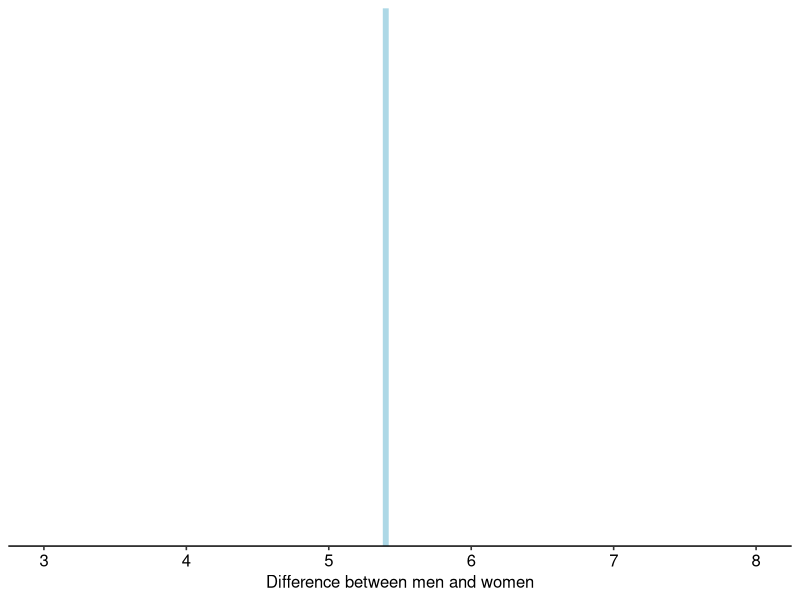
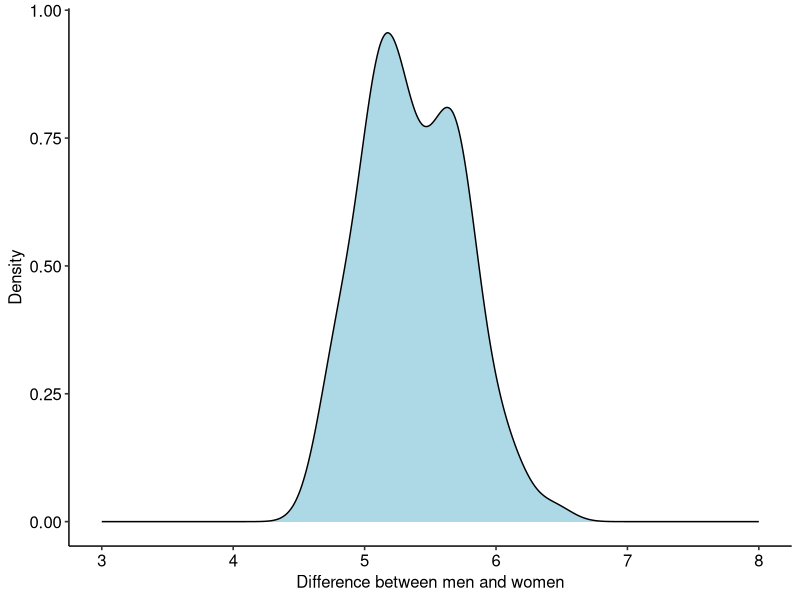
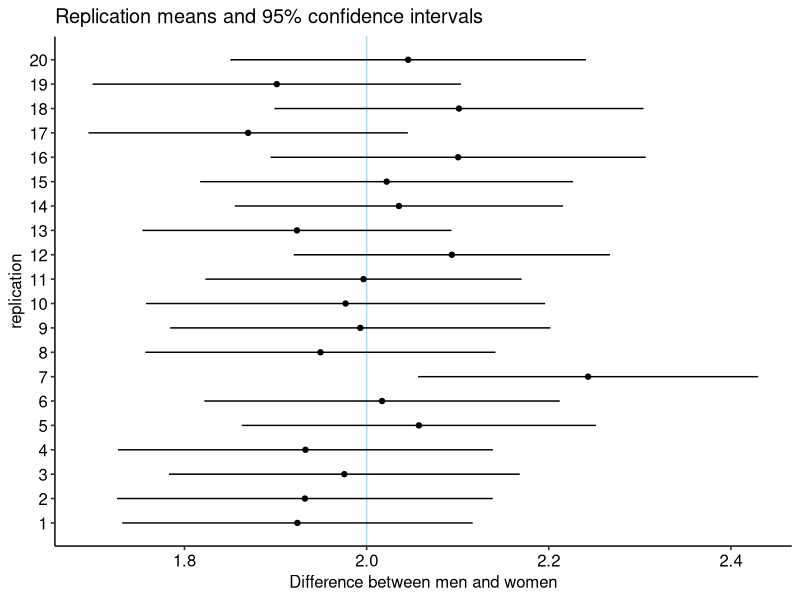
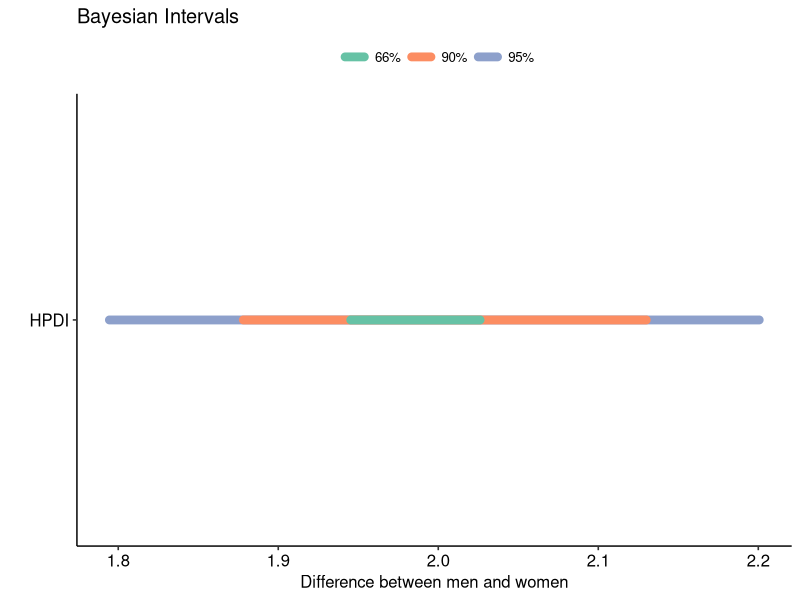
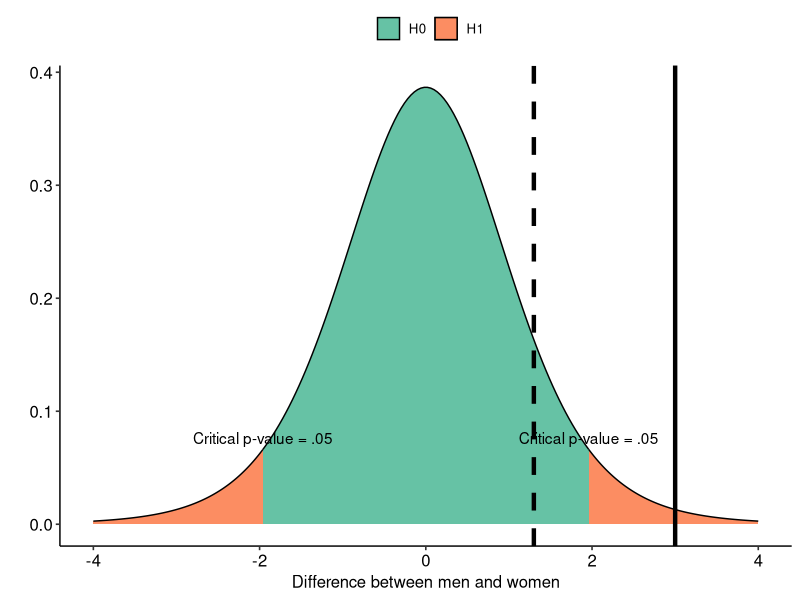

These figures' R source, in order: (Note: this script raises an error after producing the figures.)
## ---- chunk 1
knitr::opts_chunk$set(echo = FALSE, warning = F, message = F, fig.width = 6, fig.height = 4)
## ---- chunk 2
library(tidyverse)
tibble(x = 5.4) %>% 
ggplot(aes(x))+
  geom_vline(aes(xintercept=x), size=2, colour = 'lightblue')+
  labs(x='Difference between men and women')+
  scale_x_continuous(limits = c(3,8))+
  ggpubr::theme_pubr()
## ---- chunk 3
tibble(x = rnorm(100, 5.4, 0.4)) %>% 
ggplot(aes(x))+
  geom_density(fill = 'lightblue')+
  labs(x='Difference between men and women', y = 'Density')+
  scale_x_continuous(limits = c(3,8))+
  ggpubr::theme_pubr()
## ---- chunk 4
genSE <- function(n = 100, mu = 2, sd = 1) {
  x = rnorm(n, mu, sd)
  m = mean(x)
  se = sd(x)/sqrt(n)
  list(m, se)
}
set.seed(345)
result <- unlist(replicate(20, genSE(),simplify = T))
result <- as_tibble(matrix(result, nrow=20, byrow = T))
colnames(result) <- c('M','SE')

result %>% 
  rownames_to_column() %>% 
  rename(replication = rowname) %>% 
  mutate(replication = as.numeric(replication)) %>% 
  mutate(lower = M - 1.96*SE, upper = M + 1.96*SE) %>% 
  ggplot(aes(x=M, y=replication))+
  geom_vline(xintercept = 2, colour='lightblue')+
  geom_point()+
  geom_segment(aes(y=replication, yend=replication,
                   x = lower, xend = upper))+
  scale_y_continuous(breaks=1:20)+
  labs(x='Difference between men and women')+
  ggtitle('Replication means and 95% confidence intervals')+
  ggpubr::theme_pubr()
## ---- chunk 5
x = rnorm(200, 2, 1/sqrt(100))

tibble(y="HPDI",
       l1 = quantile(x, probs = 0.025),
       l2 = quantile(x, probs = 0.10),
       l3 = quantile(x, probs = 0.33),
       l4 = quantile(x, probs = 0.66),
       l5 = quantile(x, probs = 0.90),
       l6 = quantile(x, probs = 0.975)) %>% 
  ggplot()+
  geom_segment(aes(y=y, yend=y,
                   x = l1, xend = l6,
                   colour = "95%"), size = 3, lineend = "round")+
  geom_segment(aes(y=y, yend=y,
                 x = l2, xend = l5,
                 colour = "90%"), size = 3, lineend = "round")+
  geom_segment(aes(y=y, yend=y,
                 x = l3, xend = l4,
                 colour = "66%"), size = 3, lineend = "round")+
  labs(x='Difference between men and women', y="",
       colour="")+
  ggtitle('Bayesian Intervals')+
  scale_color_brewer(palette = "Set2")+
  ggpubr::theme_pubr()
## ---- chunk 6
tibble(x1=seq(-1.96,1.96, length.out = 100),
       y1=dt(x1, df=8),
       x2=seq(-4,-1.96, length.out = 100),
       y2=dt(x2, df=8),
       x3=seq(1.96,4, length.out = 100),
       y3=dt(x3, df=8)) %>% 
ggplot()+
  geom_area(aes(x=x1,y=y1, fill="H0"), colour="black")+
  geom_area(aes(x=x2,y=y2, fill="H1"), colour="black")+
  geom_area(aes(x=x3,y=y3, fill="H1"), colour="black")+
  annotate("text",x=1.96, y=dt(1.96,8)+0.01, label = "Critical p-value = .05")+
  annotate("text",x=-1.96, y=dt(1.96,8)+0.01, label = "Critical p-value = .05")+
  geom_vline(xintercept = 3, linetype=1, size=1.5)+
  geom_vline(xintercept = 1.3, linetype=2, size=1.5)+
  scale_fill_brewer(palette = "Set2")+
  labs(x="Difference between men and women", y="", fill="")+
  ggpubr::theme_pubr()
## ---- chunk 7
library(bayestestR)
set.seed(123)
data <- rnorm(1000, 2, 10/sqrt(10))
x <- p_direction(data)
plot(x, show_labels=T)+
  geom_text(aes(x=4, y = 1.3, label="76.3%"), colour="white", size=5)+
  geom_text(aes(x=-1.3, y = 1.3, label="23.7%"), colour="white", size=5)+
  ggpubr::theme_pubr()+
  labs(x="Differences between men and women")+
  scale_fill_brewer(palette = "Set2")
## ---- chunk 8
x2 <- rope(data, range = c(-1,1))
plot(x2, show_labels=T)+
  ggpubr::theme_pubr()+
  labs(x="Differences between men and women")+
  scale_fill_brewer(palette = "Set2")
## ---- chunk 9
prior <- distribution_cauchy(1000, 0, scale = 1/sqrt(2))
posterior <- distribution_normal(1000, mean = 2, sd = 7/sqrt(100))
bf <- bayesfactor(posterior, prior=prior)
plot(bf)+
  ggpubr::theme_pubr()+
  scale_color_brewer(palette= "Set2")+
  scale_fill_brewer(palette = "Set2")+
  labs(x="Differences between men and women")+
  ggtitle("Bayes Factor, BF = 45.28")
  
